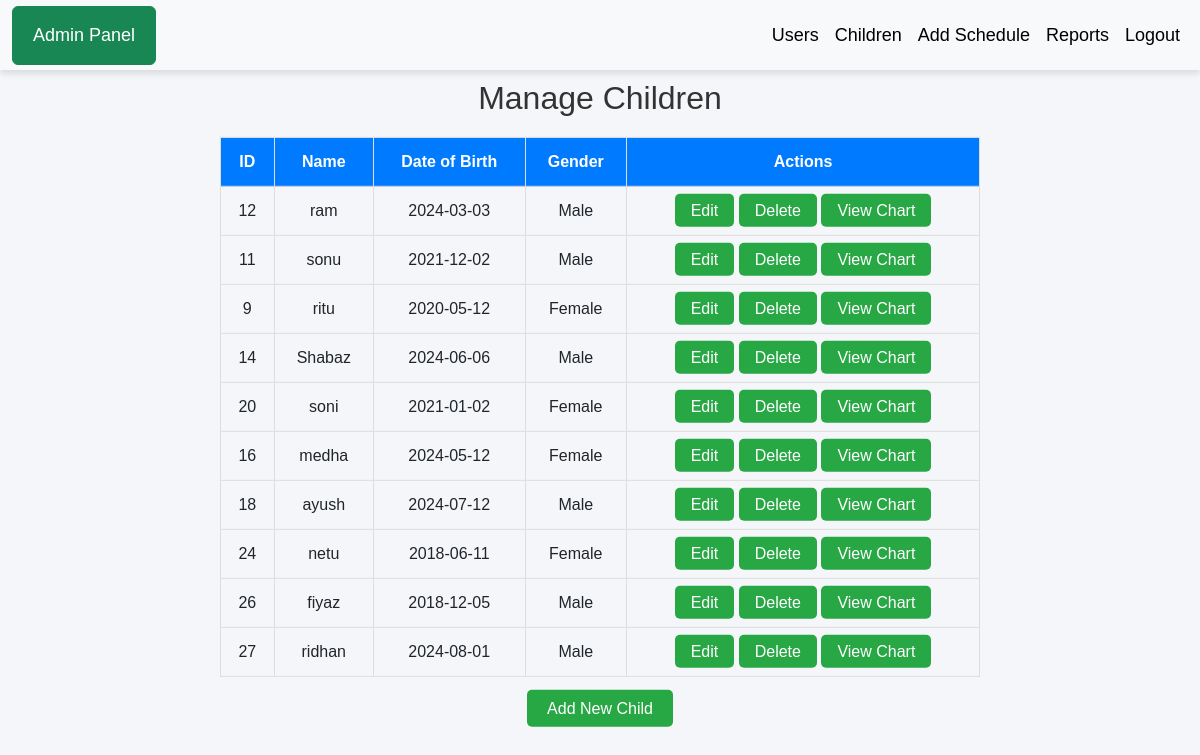
/admin/manage_children.php, run on the app's committed database.
### tables this page shows
CREATE TABLE IF NOT EXISTS `children` (
  `id` int(11) NOT NULL AUTO_INCREMENT,
  `name` varchar(100) NOT NULL,
  `dob` date NOT NULL,
  `gender` enum('Male','Female','Other') NOT NULL,
  `parent_id` int(11) DEFAULT NULL,
  PRIMARY KEY (`id`)
);

### admin/manage_children.php (the view, shortened to what this page needs)
<?php
include('../includes/db_connect.php');
$sql = "SELECT * FROM Children";
$result = $conn->query($sql);
include 'navbar.php';
?>
<!DOCTYPE html>
<html lang="en">
<head>
</head>
<body>
    <div class="container">
        <h2>Manage Children</h2>
        <table>
            <thead>
                <tr>
                    <th>ID</th>
                    <th>Name</th>
                    <th>Date of Birth</th>
                    <th>Gender</th>
                    <th>Actions</th>
                </tr>
            </thead>
            <tbody>
                <?php while ($row = $result->fetch_assoc()) { ?>
                    <tr>
                        <td><?php echo $row['id']; ?></td>
                        <td><?php echo $row['name']; ?></td>
                        <td><?php echo $row['dob']; ?></td>
                        <td><?php echo $row['gender']; ?></td>
                        <td>
                            <a href="edit_child.php?id=<?php echo $row['id']; ?>">Edit</a>
                            <a href="delete_child.php?id=<?php echo $row['id']; ?>">Delete</a>
                            <a href="view_chart.php?child_id=<?php echo $row['id']; ?>" class="action-btn" style="background-color: #28a745;">View Chart</a>
                        </td>
                    </tr>
                <?php } ?>
            </tbody>
        </table>
        <div class="form-footer">
            <a href="add_child.php" class="add-child-btn">Add New Child</a>
        </div>
    </div>
</body>
</html>

### admin/navbar.php (shortened to what this page needs)
<!DOCTYPE html>
<html lang="en">
<head>
    <link rel="stylesheet" href="https://cdn.jsdelivr.net/npm/bootstrap@5.3.0/dist/css/bootstrap.min.css">
</head>
<body>
<nav class="navbar navbar-expand-lg navbar-light bg-light">
    <div class="container-fluid">
        <a class="btn btn-success me-3" href="admin_dashboard.php">Admin Panel</a>
        <div class="collapse navbar-collapse" id="navbarNav">
            <ul class="navbar-nav ms-auto">
                <li class="nav-item"><a class="nav-link" href="manage_users.php">Users</a></li>
                <li class="nav-item"><a class="nav-link" href="manage_children.php">Children</a></li>
                <li class="nav-item"><a class="nav-link" href="add_vaccination_schedule.php">Add Schedule</a></li>
                <li class="nav-item"><a class="nav-link" href="vaccination_report.php">Reports</a></li>
                <a class="nav-link btn btn-danger text-white" href="/VACCINATION_SYSTEM/logout.php">Logout</a>
                </ul>
        </div>
    </div>
</nav>

### admin/navbar.php (style rules this page uses)
body { font-family: Arial, sans-serif; background-color: #f4f4f4; background-size:contain; background-position:center; background-repeat:no-repeat; height: 100vh; width: 190w; }
.navbar { position: fixed; top: 0; left: 0; width: 100%; background-color: white; z-index: 1000; box-shadow: 0 4px 6px rgba(0, 0, 0, 0.1); }
.nav-link { color: #333 !important; }
.navbar { background-color: #ffffff; box-shadow: 0px 4px 6px rgba(0, 0, 0, 0.1); height: 70px; display: flex; align-items: center; }
.navbar .btn, .navbar .nav-link { font-size: 18px; padding: 15px 20px; }
.navbar-nav .nav-link { color: black !important; font-weight: 500; padding: 10px 15px; }

### admin/manage_children.php (style rules this page uses)
body { font-family: 'Arial', sans-serif; background-color: #f4f6f9; padding: 20px; }
.container { width: 80%; max-width: 800px; margin: auto; position: absolute; top: 50%; left: 50%; transform: translate(-50%, -50%); padding: 20px; border-radius: 10px; box-shadow: none; }
h2 { text-align: center; color: #333; }
table { width: 100%; margin-top: 20px; border-collapse: collapse; }
th, td { padding: 12px; text-align: center; border: 1px solid #ddd; }
th { background-color: #007bff; color: white; }
a { background-color: #28a745; color: white; padding: 8px 16px; text-decoration: none; border-radius: 5px; }
.form-footer { margin-top: 20px; text-align: center; }
.add-child-btn { background-color: #28a745; color: white; padding: 10px 20px; text-decoration: none; border-radius: 5px; }

### data on the page
children: id "12", name "ram", dob "2024-03-03", gender "Male"
children: id "11", name "sonu", dob "2021-12-02", gender "Male"
children: id "9", name "ritu", dob "2020-05-12", gender "Female"
children: id "14", name "Shabaz", dob "2024-06-06", gender "Male"
children: id "20", name "soni", dob "2021-01-02", gender "Female"
children: id "16", name "medha", dob "2024-05-12", gender "Female"
children: id "18", name "ayush", dob "2024-07-12", gender "Male"
children: id "24", name "netu", dob "2018-06-11", gender "Female"
children: id "26", name "fiyaz", dob "2018-12-05", gender "Male"
children: id "27", name "ridhan", dob "2024-08-01", gender "Male"
